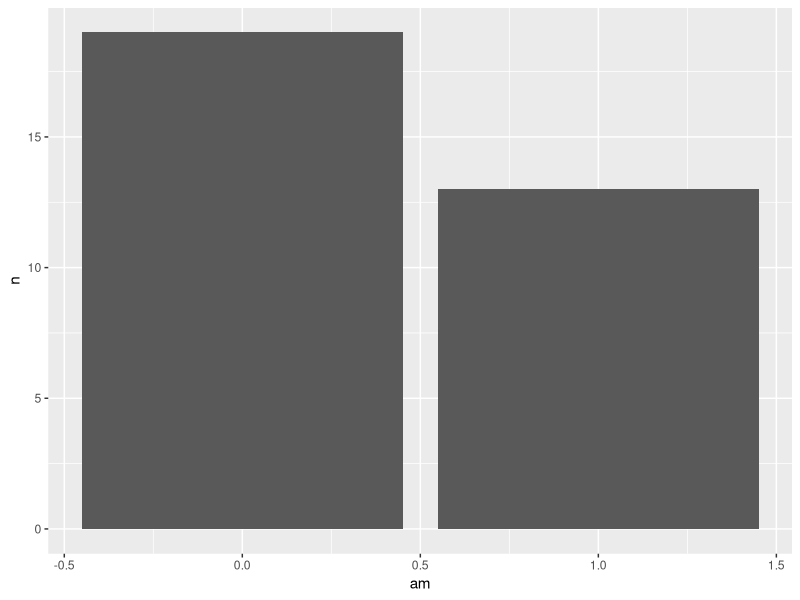

The R source for this figure:
library(tidyverse)

plot_am <- mtcars %>% 
  select(am) %>% 
  count(am) %>% 
  ggplot(aes(x=am, y = n))+
  geom_col()
  

